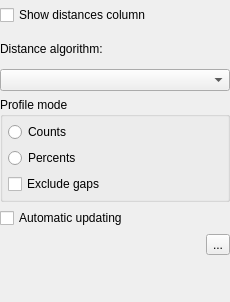
<?xml version="1.0" encoding="UTF-8"?>
<ui version="4.0">
 <class>MSADistanceColumnSettingsForm</class>
 <widget class="QWidget" name="MSADistanceColumnSettingsForm">
  <property name="enabled">
   <bool>true</bool>
  </property>
  <property name="geometry">
   <rect>
    <x>0</x>
    <y>0</y>
    <width>230</width>
    <height>302</height>
   </rect>
  </property>
  <property name="sizePolicy">
   <sizepolicy hsizetype="Minimum" vsizetype="Minimum">
    <horstretch>0</horstretch>
    <verstretch>0</verstretch>
   </sizepolicy>
  </property>
  <property name="windowTitle">
   <string>Form</string>
  </property>
  <layout class="QVBoxLayout" name="verticalLayout">
   <property name="leftMargin">
    <number>0</number>
   </property>
   <property name="topMargin">
    <number>0</number>
   </property>
   <property name="rightMargin">
    <number>0</number>
   </property>
   <property name="bottomMargin">
    <number>9</number>
   </property>
   <item>
    <widget class="QWidget" name="distnanceColumnSettingsWidget" native="true">
     <property name="sizePolicy">
      <sizepolicy hsizetype="Preferred" vsizetype="Preferred">
       <horstretch>0</horstretch>
       <verstretch>0</verstretch>
      </sizepolicy>
     </property>
     <layout class="QVBoxLayout" name="verticalLayout_7">
      <property name="leftMargin">
       <number>0</number>
      </property>
      <property name="topMargin">
       <number>5</number>
      </property>
      <property name="rightMargin">
       <number>0</number>
      </property>
      <property name="bottomMargin">
       <number>5</number>
      </property>
      <item>
       <widget class="QCheckBox" name="showDistancesColumnCheck">
        <property name="text">
         <string>Show distances column</string>
        </property>
       </widget>
      </item>
      <item>
       <widget class="QWidget" name="optionsWidget" native="true">
        <layout class="QVBoxLayout" name="verticalLayout_3">
         <property name="leftMargin">
          <number>0</number>
         </property>
         <property name="topMargin">
          <number>4</number>
         </property>
         <property name="rightMargin">
          <number>0</number>
         </property>
         <property name="bottomMargin">
          <number>0</number>
         </property>
         <item>
          <widget class="QLabel" name="algoLabel">
           <property name="text">
            <string>Distance algorithm:</string>
           </property>
          </widget>
         </item>
         <item>
          <widget class="QComboBox" name="algoComboBox"/>
         </item>
         <item>
          <widget class="QGroupBox" name="profileGroup">
           <property name="title">
            <string>Profile mode</string>
           </property>
           <layout class="QVBoxLayout" name="verticalLayout_2">
            <property name="margin">
             <number>5</number>
            </property>
            <item>
             <widget class="QRadioButton" name="countsButton">
              <property name="text">
               <string>Counts</string>
              </property>
             </widget>
            </item>
            <item>
             <widget class="QRadioButton" name="percentsButton">
              <property name="text">
               <string>Percents</string>
              </property>
             </widget>
            </item>
            <item>
             <widget class="QCheckBox" name="excludeGapsCheckBox">
              <property name="text">
               <string>Exclude gaps</string>
              </property>
             </widget>
            </item>
           </layout>
          </widget>
         </item>
         <item>
          <widget class="QCheckBox" name="autoUpdateCheck">
           <property name="text">
            <string>Automatic updating</string>
           </property>
          </widget>
         </item>
         <item>
          <layout class="QHBoxLayout" name="horizontalLayout">
           <item>
            <widget class="QLabel" name="dataState">
             <property name="sizePolicy">
              <sizepolicy hsizetype="MinimumExpanding" vsizetype="Preferred">
               <horstretch>0</horstretch>
               <verstretch>0</verstretch>
              </sizepolicy>
             </property>
             <property name="text">
              <string>&lt;dataState&gt;</string>
             </property>
            </widget>
           </item>
           <item>
            <widget class="QToolButton" name="updateButton">
             <property name="toolTip">
              <string>Refresh distances</string>
             </property>
             <property name="text">
              <string>...</string>
             </property>
             <property name="icon">
              <iconset resource="../../../../U2Gui/U2Gui.qrc">
               <normaloff>:/core/images/refresh.png</normaloff>:/core/images/refresh.png</iconset>
             </property>
            </widget>
           </item>
          </layout>
         </item>
         <item>
          <widget class="QLabel" name="refSeqWarning">
           <property name="sizePolicy">
            <sizepolicy hsizetype="Ignored" vsizetype="Preferred">
             <horstretch>0</horstretch>
             <verstretch>0</verstretch>
            </sizepolicy>
           </property>
           <property name="text">
            <string>&lt;hint&gt;</string>
           </property>
          </widget>
         </item>
        </layout>
       </widget>
      </item>
     </layout>
    </widget>
   </item>
  </layout>
 </widget>
 <resources>
  <include location="../../../../U2Gui/U2Gui.qrc"/>
 </resources>
 <connections/>
</ui>
